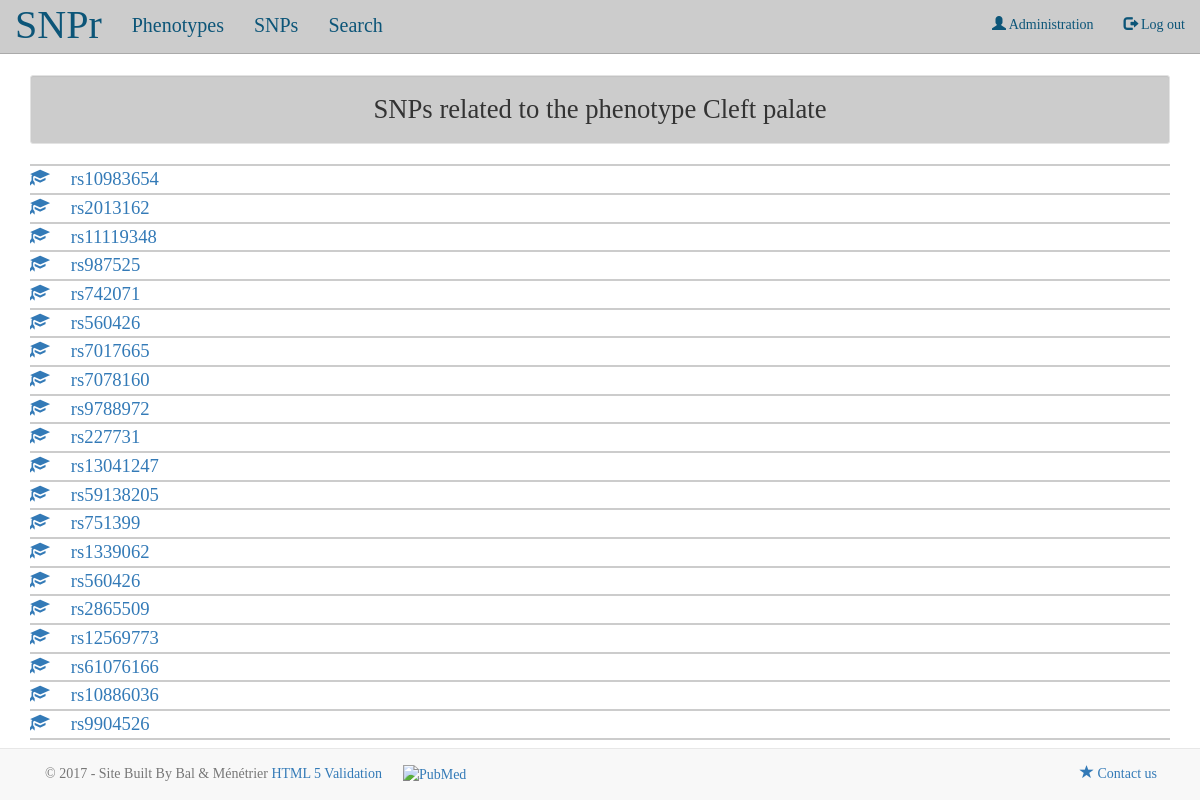
Page /phenotypes/7 (signed in) on the earlier database version.
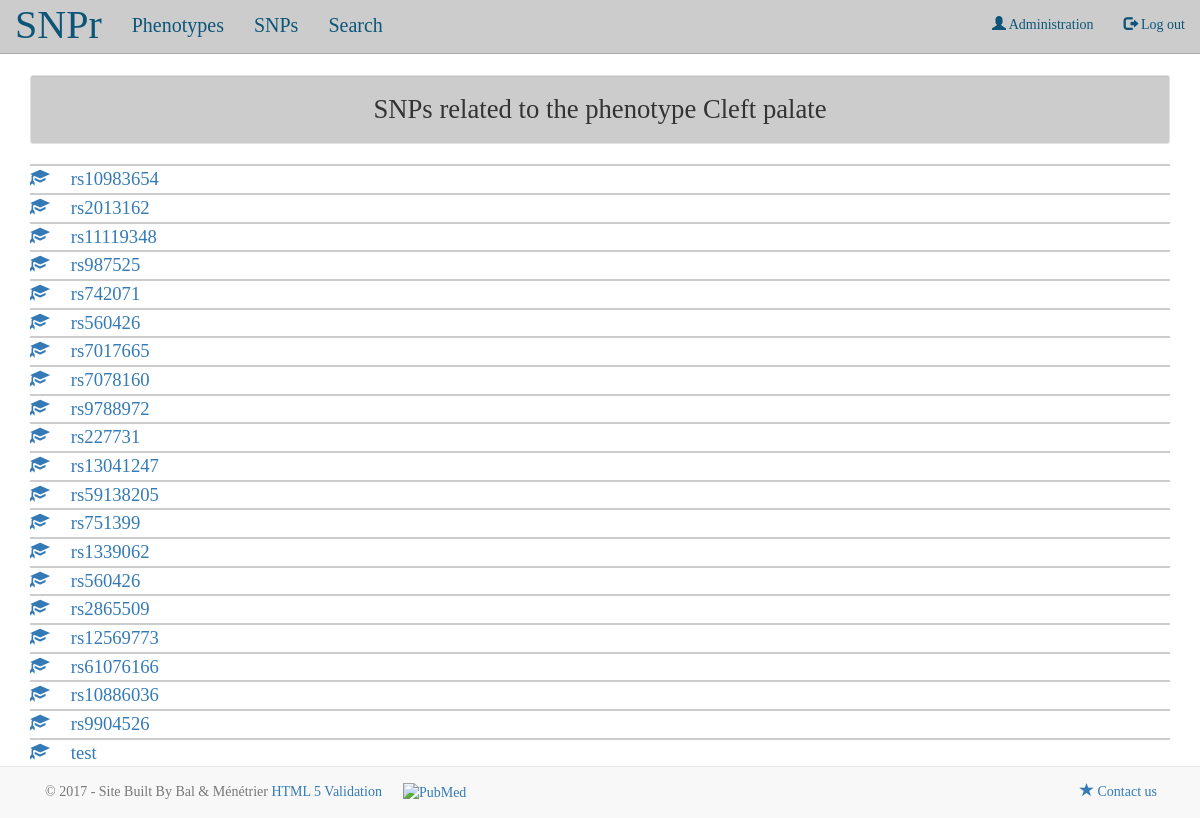
Same page on the later database version.
### snpref/models.py (models this page shows, shortened)
class SNPRefPhen(models.Model):
    phenotype = models.ForeignKey(Phenotype, on_delete = models.CASCADE)
    snp = models.ForeignKey(SNP, on_delete = models.CASCADE)
    ref = models.ForeignKey(Reference, on_delete = models.CASCADE)

class SNP(models.Model):
    rs_id = models.CharField(max_length = 20)

### snpref/views.py (the view)
# urls.py: url(r'^(?P<pk>[0-9]+)/?$', views.phenotype_detail,
def phenotype_detail(request, pk):
    if not request.user.is_authenticated:
        return redirect_to_connexion()
    phenotype = Phenotype.objects.get(pk = pk)
    snp_refs = SNPRefPhen.objects.filter(phenotype = phenotype)
    return render(request, 'snpref/phenotype_detail.html',
    {'snp_refs' : snp_refs, 'phenotype' : phenotype})

### snpref/templates/snpref/phenotype_detail.html (shortened to what this page needs)
{% extends 'snpref/base.html' %}
{% block content %}
<div class="well well-sm">
  <h4>SNPs related to the phenotype {{phenotype.trait}}</h4>
</div>
<hr>
{% for snp_ref in snp_refs %}
<div>
  <a class = "snp-detail"
  href="{{snp_ref.ref.url}}" data-toggle="tooltip" title="Reference">
      <span  class="glyphicon glyphicon-education">
      </span>
    </a>
    <a class = "snp-detail"
    href="{% url 'snpref:snp_detail' pk=snp_ref.snp.pk%}"
    data-toggle="tooltip" title="See phenotypes">
      {{snp_ref.snp.rs_id}}
    </a>
</div>
<hr>
{% endfor %}
{% endblock content %}

Differences in the rows shown:
added SNPRefPhen: snp.rs_id "test"
